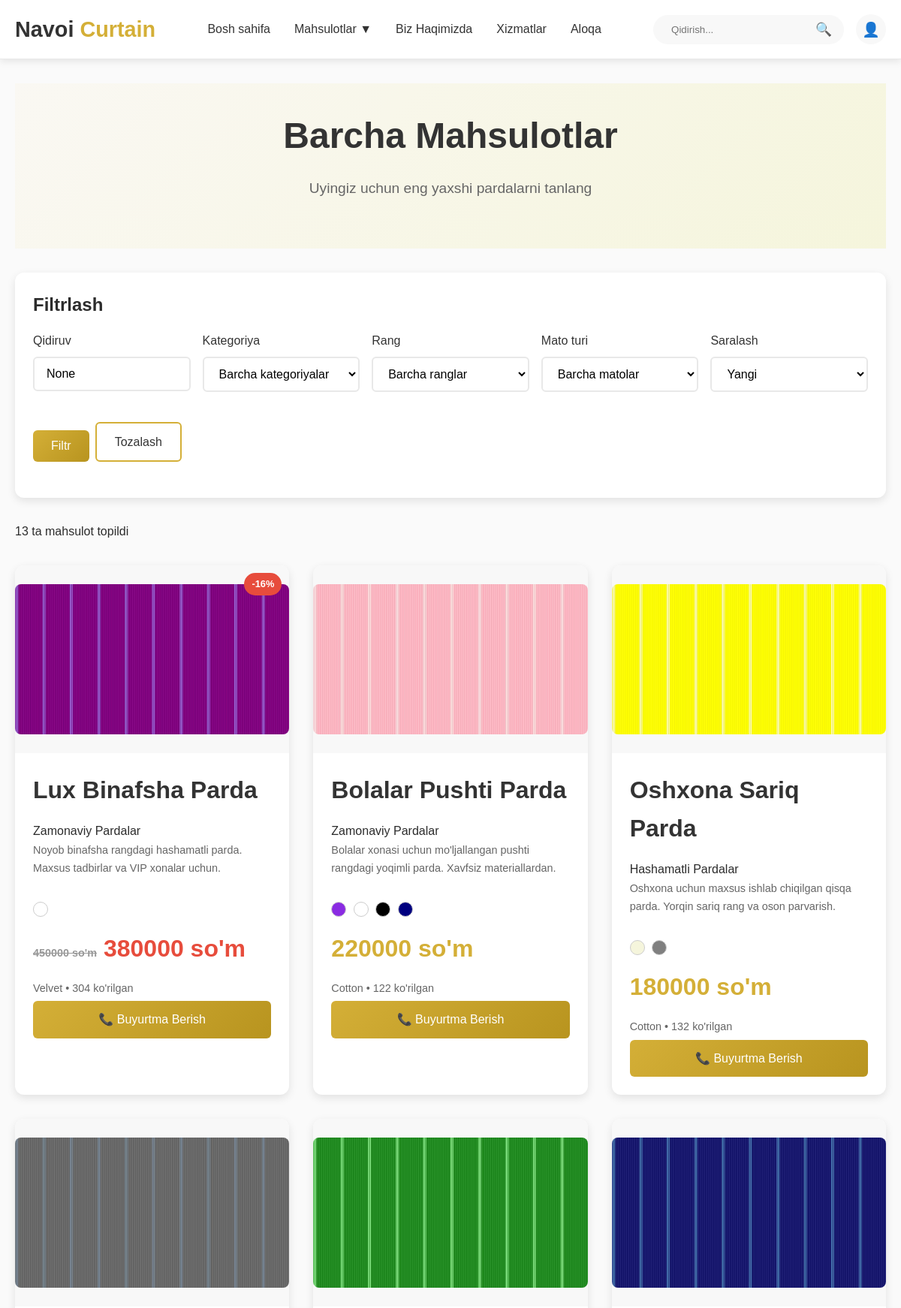
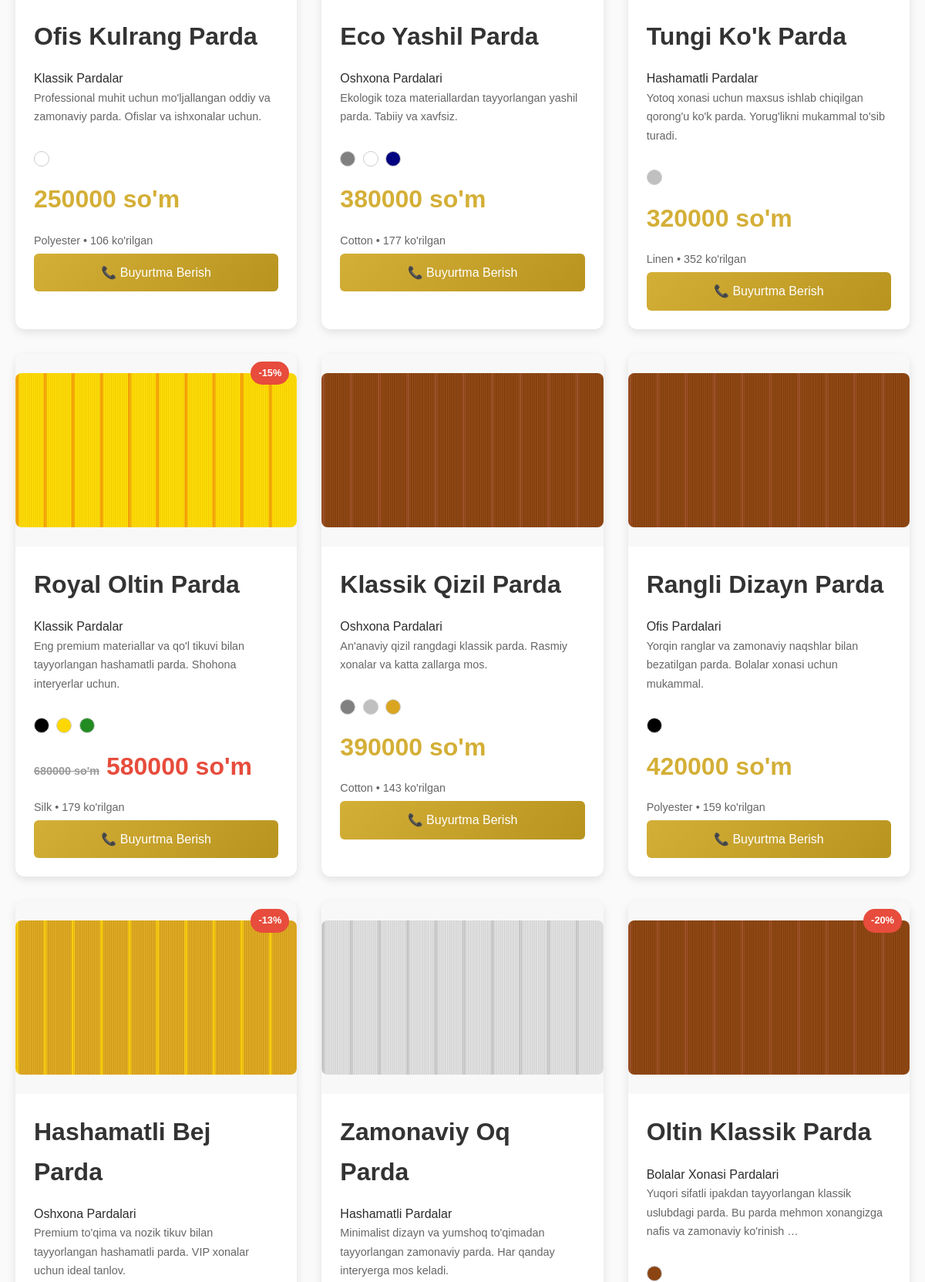
Screenshot of /products/ (upper part) with the database file from the repository (2 pictures, top to bottom).
### apps/curtains/models.py (models this page shows, shortened)
class Curtain(models.Model):
    FABRIC_CHOICES = [
        ('cotton', _('Paxta')),
        ('silk', _('Ipak')),
        ('linen', _('Zig\'ir')),
        ('polyester', _('Polyester')),
        ('velvet', _('Baxmal')),
        ('other', _('Boshqa')),
    ]
    STATUS_CHOICES = [
        ('available', _('Mavjud')),
        ('out_of_stock', _('Tugagan')),
        ('discontinued', _('To\'xtatilgan')),
    ]
    title = models.CharField(_('Nomi'), max_length=225, help_text=_('Parda nomi'))
    slug = models.SlugField(_('Slug'), max_length=255, unique=True, blank=True)
    content = models.TextField(_('Ta\'rif'), null=True, blank=True, help_text=_('Parda haqida batafsil ma\'lumot'))
    price = models.PositiveIntegerField(_('Narxi'), help_text=_('So\'mda narx'))
    discount_price = models.PositiveIntegerField(_('Chegirmali narx'), null=True, blank=True)
    category = models.ForeignKey(Category, on_delete=models.SET_NULL, null=True,
                               related_name='curtains', verbose_name=_('Kategoriya'))
    colors = models.ManyToManyField(Color, verbose_name=_('Ranglar'), blank=True,
                                  related_name='curtains')
    fabric_type = models.CharField(_('Mato turi'), max_length=20, choices=FABRIC_CHOICES,
                                 default='other')
    width = models.PositiveIntegerField(_('Eni (sm)'), null=True, blank=True)
    height = models.PositiveIntegerField(_('Balandligi (sm)'), null=True, blank=True)
    status = models.CharField(_('Holati'), max_length=20, choices=STATUS_CHOICES, default='available')
    is_featured = models.BooleanField(_('Asosiy'), default=False,
                                    help_text=_('Asosiy sahifada ko\'rsatish'))
    is_active = models.BooleanField(_('Faol'), default=True)
    views = models.PositiveIntegerField(_('Ko\'rishlar soni'), default=0)
    stock_quantity = models.PositiveIntegerField(_('Ombordagi soni'), default=0)
    created_date = models.DateTimeField(_('Yaratilgan sana'), auto_now_add=True)
    modified_date = models.DateTimeField(_('O\'zgartirilgan sana'), auto_now=True)
    class Meta:
        verbose_name = _('Parda')
        verbose_name_plural = _('Pardalar')
        ordering = ['-created_date']
        db_table = 'curtains'
        indexes = [
            models.Index(fields=['slug']),
            models.Index(fields=['category', 'is_active']),
            models.Index(fields=['is_featured', 'is_active']),
        ]
    @property
    def is_on_sale(self):
        return self.discount_price and self.discount_price < self.price
    @property
    def final_price(self):
        return self.discount_price if self.is_on_sale else self.price

class CurtainImage(models.Model):
    curtain = models.ForeignKey(Curtain, on_delete=models.CASCADE, related_name='images',
                              verbose_name=_('Parda'))
    image = models.ImageField(_('Rasm'), upload_to='curtains/%Y/%m/%d/')
    alt_text = models.CharField(_('Alt matni'), max_length=255, blank=True)
    is_main = models.BooleanField(_('Asosiy rasm'), default=False)
    order = models.PositiveIntegerField(_('Tartib'), default=0)
    created_date = models.DateTimeField(_('Yaratilgan sana'), auto_now_add=True)
    class Meta:
        verbose_name = _('Parda rasmi')
        verbose_name_plural = _('Parda rasmlari')
        ordering = ['order', '-created_date']
        db_table = 'curtain_images'

class Category(models.Model):
    title = models.CharField(_('Nomi'), max_length=225, help_text=_('Kategoriya nomi'))
    created_date = models.DateTimeField(_('Yaratilgan sana'), auto_now_add=True)
    class Meta:
        verbose_name = _('Kategoriya')
        verbose_name_plural = _('Kategoriyalar')
        ordering = ['-created_date']
        db_table = 'categories'

class Color(models.Model):
    title = models.CharField(_('Rang nomi'), max_length=225, help_text=_('Rang nomi'))
    hex_code = models.CharField(_('Rang kodi'), max_length=7, blank=True, null=True, help_text=_('#ffffff formatida'))
    created_date = models.DateTimeField(_('Yaratilgan sana'), auto_now_add=True)
    class Meta:
        verbose_name = _('Rang')
        verbose_name_plural = _('Ranglar')
        ordering = ['title']
        db_table = 'colors'

### apps/curtains/views.py (the view)
# urls.py: path('products/', views.products, name='products'),
def products(request):
    curtains = Curtain.objects.filter(is_active=True).select_related('category').prefetch_related('images', 'colors')
    category_id = request.GET.get('category')
    color_id = request.GET.get('color')
    fabric_type = request.GET.get('fabric')
    min_price = request.GET.get('min_price')
    max_price = request.GET.get('max_price')
    search = request.GET.get('search')
    sort_by = request.GET.get('sort', 'created_date')
    if category_id:
        try:
            curtains = curtains.filter(category_id=int(category_id))
        except (ValueError, TypeError):
            curtains = curtains.filter(category__title__icontains=category_id)
    if color_id:
        try:
            curtains = curtains.filter(colors__id=int(color_id))
        except (ValueError, TypeError):
            curtains = curtains.filter(colors__title__icontains=color_id)
    if fabric_type:
        curtains = curtains.filter(fabric_type=fabric_type)
    if min_price:
        curtains = curtains.filter(price__gte=min_price)
    if max_price:
        curtains = curtains.filter(price__lte=max_price)
    if search:
        curtains = curtains.filter(
            Q(title__icontains=search) |
            Q(content__icontains=search) |
            Q(category__title__icontains=search)
        )
    if sort_by == 'price_low':
        curtains = curtains.order_by('price')
    elif sort_by == 'price_high':
        curtains = curtains.order_by('-price')
    elif sort_by == 'name':
        curtains = curtains.order_by('title')
    elif sort_by == 'views':
        curtains = curtains.order_by('-views')
    else:
        curtains = curtains.order_by('-created_date')
    paginator = Paginator(curtains, 12)
    page_number = request.GET.get('page')
    page_obj = paginator.get_page(page_number)
    categories = Category.objects.all()
    colors = Color.objects.all()
    fabric_choices = Curtain.FABRIC_CHOICES
    context = {
        'page_obj': page_obj,
        'categories': categories,
        'colors': colors,
        'fabric_choices': fabric_choices,
        'current_category': category_id,
        'current_color': color_id,
        'current_fabric': fabric_type,
        'current_search': search,
        'current_sort': sort_by,
    }
    return render(request, 'products.html', context)

### templates/products.html (shortened to what this page needs)
{% load static %}
<!DOCTYPE html>
<html lang="uz">
<head>
    <link rel="stylesheet" href="{% static 'css/styles.css' %}">
</head>
<body>
    {% include 'header.html' %}
    <main class="main">
        <div class="container">
            <section class="hero" style="padding: 2rem 0; margin-bottom: 2rem;">
                <h1>Barcha Mahsulotlar</h1>
                <p>Uyingiz uchun eng yaxshi pardalarni tanlang</p>
            </section>
            <section class="filters-section" style="margin-bottom: 2rem;">
                <div style="background: var(--white); padding: 1.5rem; border-radius: 12px; box-shadow: 0 4px 12px var(--shadow);">
                    <h3 style="margin-bottom: 1rem;">Filtrlash</h3>
                    <form method="GET" style="display: grid; grid-template-columns: repeat(auto-fit, minmax(200px, 1fr)); gap: 1rem;">
                        <div class="form-group">
                            <label class="form-label">Qidiruv</label>
                            <input type="text" class="form-select" name="search" value="{{ current_search }}" placeholder="Parda nomi...">
                        </div>
                        <div class="form-group">
                            <label class="form-label">Kategoriya</label>
                            <select class="form-select" name="category">
                                <option value="">Barcha kategoriyalar</option>
                            </select>
                        </div>
                        <div class="form-group">
                            <label class="form-label">Rang</label>
                            <select class="form-select" name="color">
                                <option value="">Barcha ranglar</option>
                            </select>
                        </div>
                        <div class="form-group">
                            <label class="form-label">Mato turi</label>
                            <select class="form-select" name="fabric">
                                <option value="">Barcha matolar</option>
                            </select>
                        </div>
                        <div class="form-group">
                            <label class="form-label">Saralash</label>
                            <select class="form-select" name="sort">
                                <option value="created_date" {% if current_sort == 'created_date' %}selected{% endif %}>Yangi</option>
                            </select>
                        </div>
                        <div class="form-group" style="display: flex; align-items: end; gap: 0.5rem;">
                            <button type="submit" class="btn btn-primary">Filtr</button>
                            <a href="{% url 'curtains:products' %}" class="btn btn-secondary">Tozalash</a>
                        </div>
                    </form>
                </div>
            </section>
            <div style="margin-bottom: 1rem; display: flex; justify-content: space-between; align-items: center;">
                <div>
                    {% if page_obj.paginator.count %}
                        {{ page_obj.paginator.count }} ta mahsulot topildi
                    {% else %}
                        Mahsulot topilmadi
                    {% endif %}
                </div>
            </div>
            <section class="products-section">
                {% if page_obj %}
                <div class="products-grid" id="productsGrid">
                    {% for curtain in page_obj %}
                    <div class="product-card" {% if curtain.slug %}onclick="window.location.href='{% url 'curtains:product_detail' curtain.slug %}'"{% endif %}>
                        {% with main_image=curtain.images.first %}
                        <div class="product-image" style="position: relative;">
                            {% if main_image %}
                                <img src="{{ main_image.image.url }}" alt="{{ curtain.title }}" style="width: 100%; height: 200px; object-fit: cover; border-radius: 8px;">
                            {% else %}
                                <div style="width: 100%; height: 200px; background: var(--light-beige); display: flex; align-items: center; justify-content: center; font-size: 3rem; border-radius: 8px;">🏺</div>
                            {% endif %}
                            {% if curtain.is_on_sale %}
                            <div style="position: absolute; top: 10px; right: 10px; background: #e74c3c; color: white; padding: 5px 10px; border-radius: 15px; font-size: 0.8rem; font-weight: bold;">
                                {% load math_extras %}
                                {% widthratio curtain.discount_price curtain.price 100 as discount_percent %}
                                -{{ 100|sub:discount_percent }}%
                            </div>
                            {% endif %}
                        </div>
                        {% endwith %}
                        <div class="product-info">
                            <h3 class="product-title">{{ curtain.title }}</h3>
                            <p class="product-category">{{ curtain.category.title }}</p>
                            <p class="product-description">{{ curtain.content|truncatewords:15 }}</p>
                            {% if curtain.colors.all %}
                            <div class="product-colors" style="margin: 10px 0;">
                                {% for color in curtain.colors.all %}
                                    {% if color.hex_code %}
                                    <span style="display: inline-block; width: 20px; height: 20px; background: {{ color.hex_code }}; border-radius: 50%; border: 1px solid #ccc; margin-right: 5px;" title="{{ color.title }}"></span>
                                    {% endif %}
                                {% endfor %}
                            </div>
                            {% endif %}
                            <div class="product-price">
                                {% if curtain.is_on_sale %}
                                    <span style="text-decoration: line-through; color: #999; font-size: 0.9rem;">{{ curtain.price|floatformat:0 }} so'm</span>
                                    <span style="color: #e74c3c; font-weight: bold;">{{ curtain.final_price|floatformat:0 }} so'm</span>
                                {% else %}
                                    {{ curtain.price|floatformat:0 }} so'm
                                {% endif %}
                            </div>
                            <div class="product-meta" style="font-size: 0.9rem; color: #666; margin: 5px 0;">
                                <span>{{ curtain.fabric_type|capfirst }}</span> • <span>{{ curtain.views }} ko'rilgan</span>
                            </div>
                            <div class="product-actions">
                                {% if curtain.status == 'available' %}
                                <a href="{% url 'orders:quick_order' curtain.id %}" class="btn btn-primary w-full" onclick="event.stopPropagation();">
                                    📞 Buyurtma Berish
                                </a>
                                {% else %}
                                <button class="btn btn-secondary w-full" disabled>
                                    Mavjud emas
                                </button>
                                {% endif %}
                            </div>
                        </div>
                    </div>
                    {% endfor %}
                </div>
                {% else %}
                <div style="text-align: center; padding: 3rem;">
                    <h3>Hech qanday mahsulot topilmadi</h3>
                    <p>Filtrlarni o'zgartirib ko'ring yoki barcha mahsulotlarni ko'rish uchun filtrlarni tozalang.</p>
                    <a href="{% url 'curtains:products' %}" class="btn btn-primary">Barcha mahsulotlar</a>
                </div>
                {% endif %}
            </section>
        </div>
    </main>
</body>
</html>

### rows the page displays
Curtain: images.first.image (picture), value "16", title "Lux Binafsha Parda", category "Zamonaviy Pardalar", content "Noyob binafsha rangdagi hashamatli parda. Maxsus tadbirlar va VIP xonalar uchun.", price "450000", final_price "380000", fabric_type "Velvet", views "304", status "📞 Buyurtma Berish"
Curtain: images.first.image (picture), title "Bolalar Pushti Parda", category "Zamonaviy Pardalar", content "Bolalar xonasi uchun mo'ljallangan pushti rangdagi yoqimli parda. Xavfsiz materiallardan.", price "220000", fabric_type "Cotton", views "122", status "📞 Buyurtma Berish"
Curtain: images.first.image (picture), title "Oshxona Sariq Parda", category "Hashamatli Pardalar", content "Oshxona uchun maxsus ishlab chiqilgan qisqa parda. Yorqin sariq rang va oson parvarish.", price "180000", fabric_type "Cotton", views "132", status "📞 Buyurtma Berish"
Curtain: images.first.image (picture), title "Ofis Kulrang Parda", category "Klassik Pardalar", content "Professional muhit uchun mo'ljallangan oddiy va zamonaviy parda. Ofislar va ishxonalar uchun.", price "250000", fabric_type "Polyester", views "106", status "📞 Buyurtma Berish"
Curtain: images.first.image (picture), title "Eco Yashil Parda", category "Oshxona Pardalari", content "Ekologik toza materiallardan tayyorlangan yashil parda. Tabiiy va xavfsiz.", price "380000", fabric_type "Cotton", views "177", status "📞 Buyurtma Berish"
Curtain: images.first.image (picture), title "Tungi Ko'k Parda", category "Hashamatli Pardalar", content "Yotoq xonasi uchun maxsus ishlab chiqilgan qorong'u ko'k parda. Yorug'likni mukammal to'sib turadi.", price "320000", fabric_type "Linen", views "352", status "📞 Buyurtma Berish"
Curtain: images.first.image (picture), value "15", title "Royal Oltin Parda", category "Klassik Pardalar", content "Eng premium materiallar va qo'l tikuvi bilan tayyorlangan hashamatli parda. Shohona interyerlar uchun.", price "680000", final_price "580000", fabric_type "Silk", views "179", status "📞 Buyurtma Berish"
Curtain: images.first.image (picture), title "Klassik Qizil Parda", category "Oshxona Pardalari", content "An'anaviy qizil rangdagi klassik parda. Rasmiy xonalar va katta zallarga mos.", price "390000", fabric_type "Cotton", views "143", status "📞 Buyurtma Berish"
Curtain: images.first.image (picture), title "Rangli Dizayn Parda", category "Ofis Pardalari", content "Yorqin ranglar va zamonaviy naqshlar bilan bezatilgan parda. Bolalar xonasi uchun mukammal.", price "420000", fabric_type "Polyester", views "159", status "📞 Buyurtma Berish"
Curtain: images.first.image (picture), value "13", title "Hashamatli Bej Parda", category "Oshxona Pardalari", content "Premium to'qima va nozik tikuv bilan tayyorlangan hashamatli parda. VIP xonalar uchun ideal tanlov."
Curtain: images.first.image (picture), title "Zamonaviy Oq Parda", category "Hashamatli Pardalar", content "Minimalist dizayn va yumshoq to'qimadan tayyorlangan zamonaviy parda. Har qanday interyerga mos keladi."
Curtain: images.first.image (picture), value "20", title "Oltin Klassik Parda", category "Bolalar Xonasi Pardalari", content "Yuqori sifatli ipakdan tayyorlangan klassik uslubdagi parda. Bu parda mehmon xonangizga nafis va zamonaviy ko'rinish …"

### other values shown
{{ page_obj.paginator.count }} "13"
